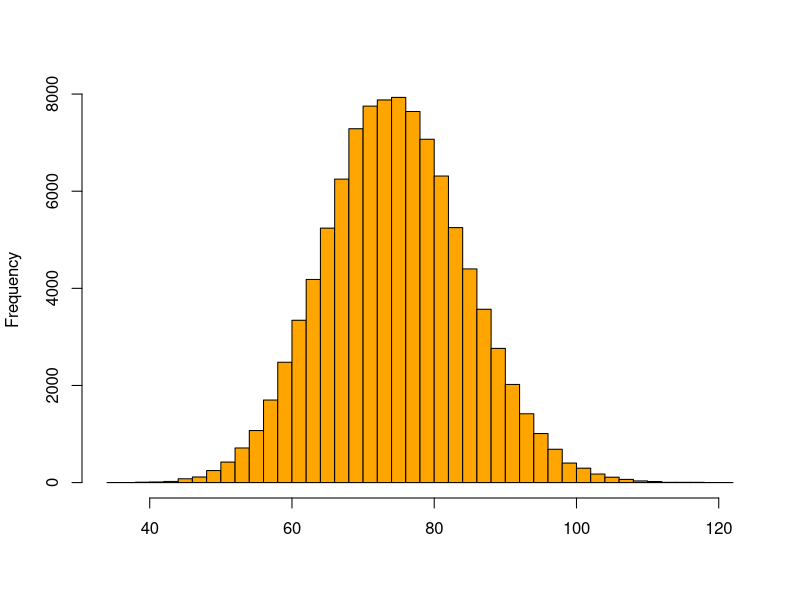
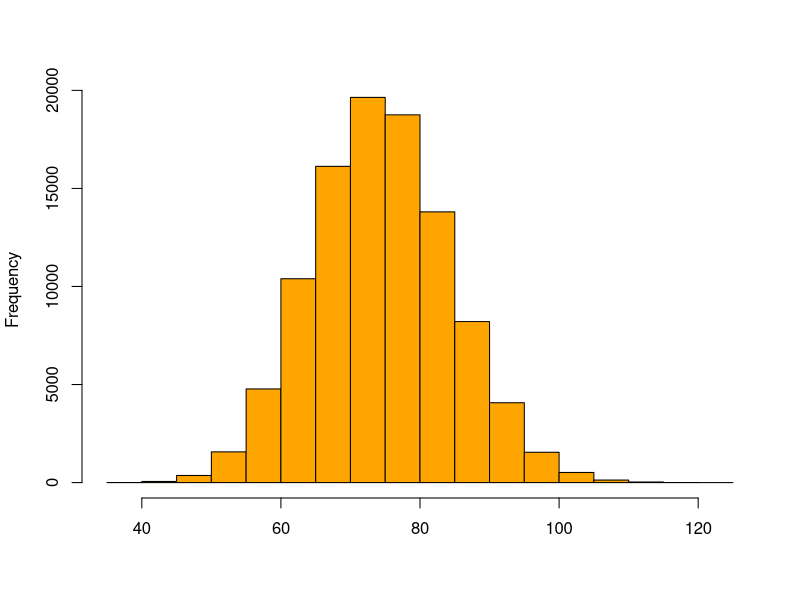
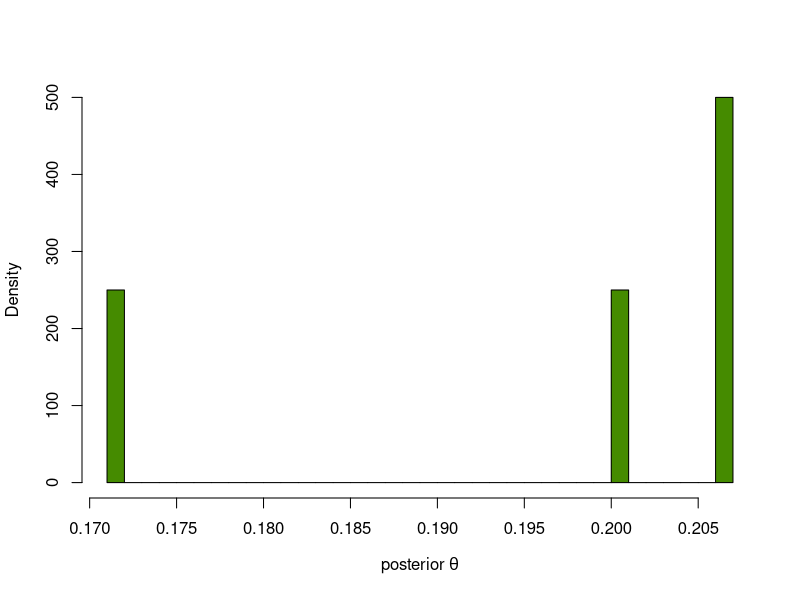

Reproduce these figures in R, in order. (Note: this script raises an error after producing the figures.)
rtheta = rbeta(100000, 100, 300)

y = vapply(rtheta, function(th) {
  rbinom(1, prob = th, size = 300)
}, numeric(1))
x <- hist(y, breaks = 50, col = "orange", main = "", xlab = "")

hist(rbinom(length(rtheta), rtheta, size = 300), col = "orange", main = "", xlab = "")

thetaPostEmp = rtheta[ y == 40 ]
hist(thetaPostEmp, breaks = 40, col = "chartreuse4", main = "",
     probability = TRUE, xlab = expression("posterior"~theta))
qqplot(thetaPostEmp, x, type = "l", asp = 1)
